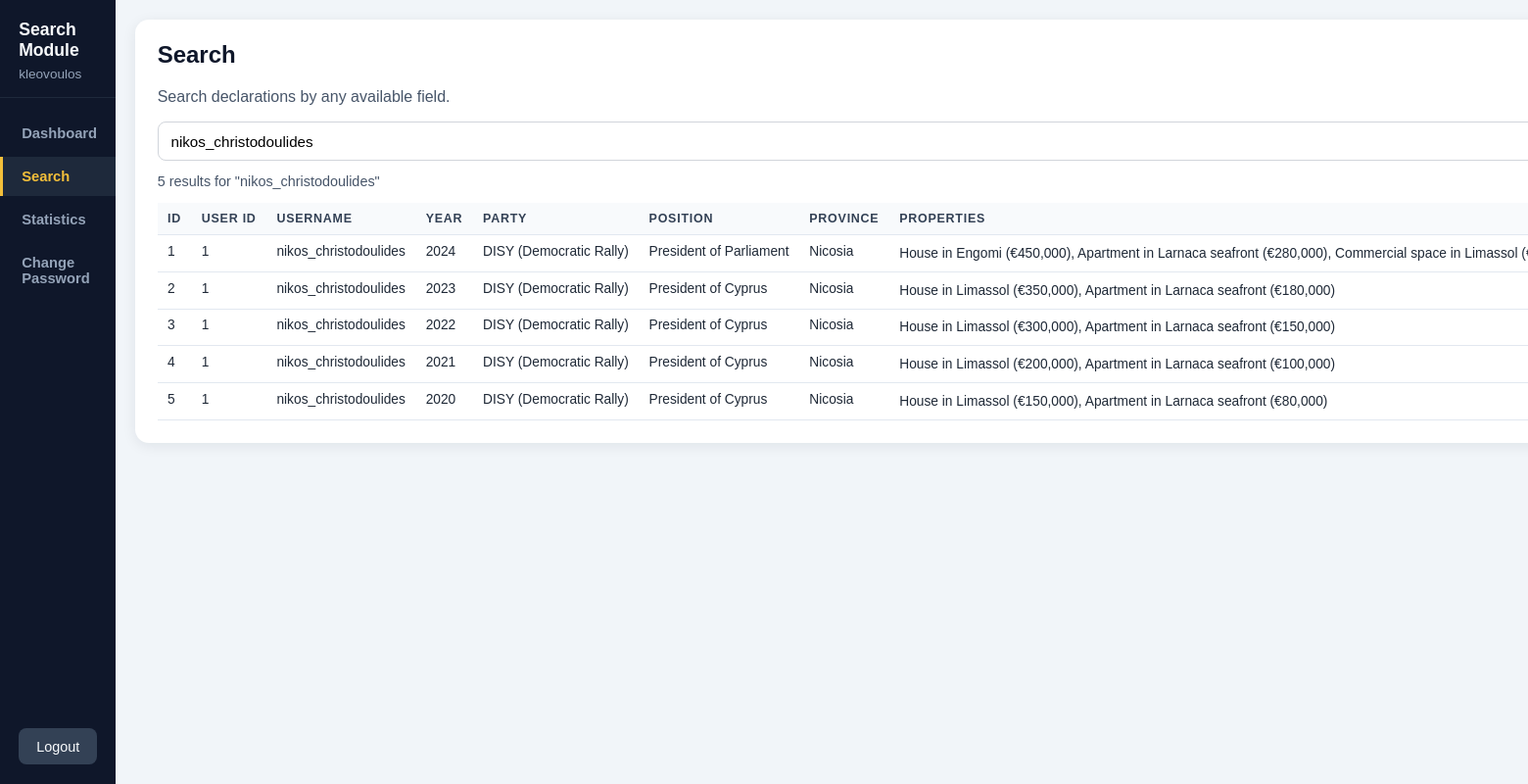
The page /modules/list.php?keyword=nikos_christodoulides (signed in) on the database its author committed.
### tables this page shows
CREATE TABLE declarations (
    id INT AUTO_INCREMENT PRIMARY KEY,
    user_id INT NOT NULL,
    declaration_year YEAR NOT NULL,
    party VARCHAR(255) NOT NULL,
    position VARCHAR(255) NOT NULL,
    province VARCHAR(255) NOT NULL,
    properties TEXT,
    vehicles TEXT,
    shares TEXT,
    debts TEXT,
    income DECIMAL(15, 2),
    created_at TIMESTAMP DEFAULT CURRENT_TIMESTAMP,
    FOREIGN KEY (user_id) REFERENCES users (id) ON DELETE CASCADE
);

CREATE TABLE users (
    id INT AUTO_INCREMENT PRIMARY KEY,
    username VARCHAR(255) NOT NULL UNIQUE,
    email VARCHAR(255) NOT NULL UNIQUE,
    password_hash TEXT NOT NULL,
    role ENUM('citizen', 'politician', 'admin') NOT NULL,
    created_at TIMESTAMP DEFAULT CURRENT_TIMESTAMP
);

### modules/list.php (the view, shortened to what this page needs)
<?php
require_once '../includes/db.php';
$isLoggedInCitizen = isset($_SESSION['user_id']) && (($_SESSION['role'] ?? '') === 'citizen');
$username = trim((string) ($_SESSION['username'] ?? 'Guest'));
$keyword = trim($_GET['keyword'] ?? '');
$results = [];
if ($keyword !== '') {
    $kw = '%' . $keyword . '%';
    $stmt = $pdo->prepare(
        'SELECT d.*, u.username
         FROM declarations d
         JOIN users u ON d.user_id = u.id
         WHERE u.username LIKE :kw
            OR CAST(d.id AS CHAR) LIKE :kw
            OR CAST(d.user_id AS CHAR) LIKE :kw
            OR CAST(d.declaration_year AS CHAR) LIKE :kw
                OR d.party LIKE :kw
                OR d.position LIKE :kw
                OR d.province LIKE :kw
            OR d.properties LIKE :kw
            OR d.vehicles LIKE :kw
            OR d.shares LIKE :kw
            OR d.debts LIKE :kw
                OR CAST(d.created_at AS CHAR) LIKE :kw
            OR CAST(d.income AS CHAR) LIKE :kw
         ORDER BY d.declaration_year DESC, u.username ASC'
    );
    $stmt->execute([':kw' => $kw]);
    $results = $stmt->fetchAll();
}
?>
<!DOCTYPE html>
<html lang="en">
<head>
    <link rel="stylesheet" href="search/style.css">
</head>
<body>
<div class="layout">
    <aside class="sidebar">
        <div class="side-header">
            <h2>Search Module</h2>
            <p><?= htmlspecialchars($username, ENT_QUOTES, 'UTF-8') ?></p>
        </div>
        <nav class="side-nav">
            <?php if ($isLoggedInCitizen): ?>
                <a href="search/search.php?section=dashboard" class="side-link">Dashboard</a>
            <?php endif; ?>
            <a href="list.php" class="side-link active">Search</a>
            <a href="search/search.php?section=statistics" class="side-link">Statistics</a>
            <?php if ($isLoggedInCitizen): ?>
                <a href="search/search.php?section=change-password" class="side-link">Change Password</a>
            <?php endif; ?>
        </nav>
        <?php if ($isLoggedInCitizen): ?>
            <a class="logout-link" href="../auth/logout.php">Logout</a>
        <?php else: ?>
            <a class="logout-link" href="../auth/login.php">Login</a>
        <?php endif; ?>
    </aside>
    <main class="content">
        <section class="panel">
            <h1>Search</h1>
            <p>Search declarations by any available field.</p>
            <form class="search-form" method="GET" action="list.php">
                <input
                    type="text"
                    name="keyword"
                    placeholder="Name, party, position, debts, province, income..."
                    value="<?= htmlspecialchars($keyword, ENT_QUOTES, 'UTF-8') ?>"
                >
            </form>
            <p class="result-count">
                <?php if ($keyword !== ''): ?>
                    <?= count($results) ?> result<?= count($results) !== 1 ? 's' : '' ?> for "<?= htmlspecialchars($keyword, ENT_QUOTES, 'UTF-8') ?>"
                <?php else: ?>
                    Showing all <?= count($results) ?> declaration<?= count($results) !== 1 ? 's' : '' ?>
                <?php endif; ?>
            </p>
            <div class="table-wrap">
                <table class="declarations-full-table">
                    <thead>
                        <tr>
                            <th>ID</th>
                            <th>User ID</th>
                            <th>Username</th>
                            <th>Year</th>
                            <th>Party</th>
                            <th>Position</th>
                            <th>Province</th>
                            <th>Properties</th>
                        </tr>
                    </thead>
                    <tbody>
                    <?php foreach ($results as $row): ?>
                        <tr>
                            <td><?= (int) $row['id'] ?></td>
                            <td><?= (int) $row['user_id'] ?></td>
                            <td><?= htmlspecialchars((string) $row['username'], ENT_QUOTES, 'UTF-8') ?></td>
                            <td><?= htmlspecialchars((string) $row['declaration_year'], ENT_QUOTES, 'UTF-8') ?></td>
                            <td><?= htmlspecialchars((string) $row['party'], ENT_QUOTES, 'UTF-8') ?></td>
                            <td><?= htmlspecialchars((string) $row['position'], ENT_QUOTES, 'UTF-8') ?></td>
                            <td><?= htmlspecialchars((string) $row['province'], ENT_QUOTES, 'UTF-8') ?></td>
                            <td class="text-cell"><?= htmlspecialchars((string) ($row['properties'] ?? ''), ENT_QUOTES, 'UTF-8') ?></td>
                        </tr>
                    <?php endforeach; ?>
                    </tbody>
                </table>
            </div>
        </section>
    </main>
</div>
</body>
</html>

### modules/search/style.css (style rules this page uses)
* { box-sizing: border-box; }
body { margin: 0; font-family: Arial, sans-serif; background: #f1f5f9; color: #1f2937; }
.layout { display: flex; min-height: 100vh; }
.sidebar { width: 240px; background: #0f172a; color: #cbd5e1; display: flex; flex-direction: column; padding: 1.25rem 0; }
.side-header { padding: 0 1.2rem 1rem; border-bottom: 1px solid #1e293b; }
.side-header h2 { margin: 0; color: #f8fafc; font-size: 1.1rem; }
.side-header p { margin: 0.4rem 0 0; font-size: 0.85rem; color: #94a3b8; }
.side-nav { padding: 1rem 0; display: grid; gap: 0.25rem; }
.side-link { text-decoration: none; color: #94a3b8; padding: 0.75rem 1.2rem; font-size: 0.92rem; font-weight: 700; border-left: 3px solid transparent; }
.side-link.active { background: #1e293b; color: #f3bf3a; border-left-color: #f3bf3a; }
.logout-link { margin: auto 1.2rem 0; text-decoration: none; color: #f8fafc; background: #334155; text-align: center; padding: 0.65rem; border-radius: 8px; font-size: 0.9rem; }
.content { flex: 1; padding: 1.25rem; }
.panel { background: #fff; border-radius: 14px; box-shadow: 0 3px 14px rgba(15, 23, 42, 0.08); padding: 1.4rem; margin-bottom: 1rem; }
.panel h1, .panel h2, .panel h3 { margin-top: 0; color: #0f172a; }
.panel p { color: #475569; }
.search-form { margin-top: 0.8rem; display: flex; gap: 0.6rem; }
.search-form input[type="text"] { flex: 1; padding: 0.65rem 0.8rem; border: 1px solid #d1d5db; border-radius: 8px; font-size: 0.95rem; }
.result-count { margin-top: 0.8rem; font-size: 0.9rem; color: #64748b; }
.table-wrap { margin-top: 0.8rem; overflow-x: auto; max-width: 100%; }
.declarations-full-table { width: max-content; min-width: 1450px; }
.declarations-full-table td, .declarations-full-table th { vertical-align: top; }
.declarations-full-table .text-cell { min-width: 200px; white-space: normal; word-break: break-word; line-height: 1.4; }
table { width: max-content; border-collapse: collapse; font-size: 0.86rem; }
th, td { padding: 0.55rem 0.65rem; border-bottom: 1px solid #e2e8f0; text-align: left; }
th { background: #f8fafc; color: #334155; font-size: 0.78rem; text-transform: uppercase; letter-spacing: 0.06em; }

### rows shown on the page
declarations: id "1", user "1", user.username "nikos_christodoulides", declaration_year "2024", party "DISY (Democratic Rally)", position "President of Parliament", province "Nicosia", properties "House in Engomi (€450,000), Apartment in Larnaca seafront (€280,000), Commercial space in Limassol…"
declarations: id "2", user "1", user.username "nikos_christodoulides", declaration_year "2023", party "DISY (Democratic Rally)", position "President of Cyprus", province "Nicosia", properties "House in Limassol (€350,000), Apartment in Larnaca seafront (€180,000)"
declarations: id "3", user "1", user.username "nikos_christodoulides", declaration_year "2022", party "DISY (Democratic Rally)", position "President of Cyprus", province "Nicosia", properties "House in Limassol (€300,000), Apartment in Larnaca seafront (€150,000)"
declarations: id "4", user "1", user.username "nikos_christodoulides", declaration_year "2021", party "DISY (Democratic Rally)", position "President of Cyprus", province "Nicosia", properties "House in Limassol (€200,000), Apartment in Larnaca seafront (€100,000)"
declarations: id "5", user "1", user.username "nikos_christodoulides", declaration_year "2020", party "DISY (Democratic Rally)", position "President of Cyprus", province "Nicosia", properties "House in Limassol (€150,000), Apartment in Larnaca seafront (€80,000)"

### other values the page prints
$username "kleovoulos"
count($results) "5"
$keyword "nikos_christodoulides"
